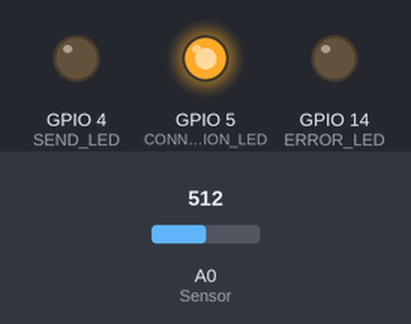
Bench run of a sketch on a simulated ESP8266 (NodeMCU). On the bench: output pins drawn as LEDs (lit = HIGH). Inputs (shaded band) come from the test bench; at power-on: A0 (Sensor) = 512. WiFi joins after 1.5 s; servers stay silent unless stated; uploads are accepted with an empty reply; what the sketch prints to the serial monitor is not drawn.

Above: at 1.75 s.
Timing chart, 0 to 4.7 s (numbered marks = the images above):
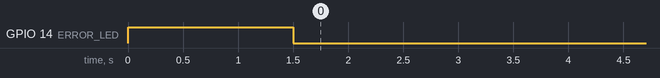

The sketch:

WiFiModule.ino
```cpp
#include <ESP8266HTTPClient.h>
#include <ESP8266WiFi.h>
#include <ArduinoJson.h>
#include <Ticker.h>
#include <SoftwareSerial.h>

//==================Network settings==========================
#define ssid "ssid"
#define password "password"
#define wifiConnectionAttempts 10

//==================Pins definitions=============================
#define ERROR_LED 14
#define CONNECTION_LED 5
#define SEND_LED 4

#define RXPin 12
#define TXPin 13
#define GPSBaud 115200

//==================Constants for REST API========================
#define API_ADDRESS "http://inzynierkawebapi.azurewebsites.net/api/"
#define PULSE_ENDPOINT "Sensors/pulse"
#define GPS_ENDPOINT "Sensors/location"
#define CREDENTIALS_ENDPOINT "controller/getCredentials"

int playerId = 0;
int gameId = 0;
long startTime = 0;

// The Ticker/flipper routine
Ticker flipper;

//open software serial port for GPS connection
SoftwareSerial gpsSerial(RXPin, TXPin);

// these variables are volatile because they are used during the interrupt service routine!
volatile int Signal;                // holds the incoming raw data
volatile int IBI = 600;             // holds the time between beats, must be seeded!
volatile boolean Pulse = false;

void setup() {
  //set each pin modes
  pinMode(CONNECTION_LED, OUTPUT);
  pinMode(SEND_LED, OUTPUT);
  pinMode(ERROR_LED, OUTPUT);

  //set voltage levels to LEDs
  digitalWrite(CONNECTION_LED, LOW);
  digitalWrite(SEND_LED, LOW);
  digitalWrite(ERROR_LED, HIGH);

  Serial.begin(115200);
  if(connectToWiFi()) {
    digitalWrite(ERROR_LED, LOW);
    Serial.println("");
    Serial.println("WiFi connected");
    Serial.println("IP address: ");
    Serial.println(WiFi.localIP());
    Serial.println(WiFi.macAddress());
    boolean toggle = false;
    int attempt = 0;
    if(WiFi.status() == WL_CONNECTED) {
      while((!getCredentials()) && (attempt < 50)) {
        if(toggle) {
          digitalWrite(CONNECTION_LED, HIGH);
          toggle = false;
        }
        else {
          digitalWrite(CONNECTION_LED, LOW);
          toggle = true;
        }
        attempt++;
        delay(100);
      }
    }
  }
  if(startTime != 0) {
    digitalWrite(CONNECTION_LED, HIGH);
    interruptSetup();
  }
}

boolean connectToWiFi() {
  Serial.print("Connecting to ");
  Serial.println(ssid);
  WiFi.mode(WIFI_STA);
  WiFi.begin(ssid, password);
  int attempt = 0;
  while (WiFi.status() != WL_CONNECTED && attempt++ < wifiConnectionAttempts) {
    delay(500);
    Serial.print(".");
  }
  return WiFi.status() == WL_CONNECTED;
}

void loop() {
  digitalWrite(SEND_LED, LOW);
  if(WiFi.status() == WL_CONNECTED && (startTime != 0)) {
    //sendGPSData(LAT, LNG);
    sendPulseData(Signal);
  }
  else {
    digitalWrite(CONNECTION_LED, LOW);
    digitalWrite(ERROR_LED, HIGH);
  }
  delay(1);
}

boolean getCredentials() {
  Serial.println("Getting credentials...");
  String response;
  boolean responseCode = sendGetRequest(CREDENTIALS_ENDPOINT, "mac=" + WiFi.macAddress(), response);
  if(responseCode) {
    StaticJsonBuffer<200> jsonBuffer;
    JsonObject& credentials = jsonBuffer.parseObject(response);
    playerId = credentials["playerId"];
    gameId = credentials["gameId"];
    startTime = credentials["serverTime"];
    startTime -= millis();
    Serial.printf("Czas startu po synchronizacji: %d\n", startTime);
    Serial.println(response);
  }
  return responseCode;
}

boolean sendGPSData(double latitude, double longitude) {
  StaticJsonBuffer<200> jsonBuffer;
  JsonObject& gpsData = jsonBuffer.createObject();
  gpsData["lat"] = latitude;
  gpsData["lng"] = longitude;
  gpsData["playerId"] = playerId;
  gpsData["gameId"] = gameId;
  String jsonStr;
  gpsData.printTo(jsonStr);
  String response;
  boolean responseCode = sendPostRequest(GPS_ENDPOINT, jsonStr, response);
  digitalWrite(SEND_LED, HIGH);
  //Serial.println(response);
  return responseCode;
}

boolean sendPulseData(int data) {
  StaticJsonBuffer<200> jsonBuffer;
  JsonObject& pulseData = jsonBuffer.createObject();
  pulseData["playerId"] = playerId;
  pulseData["value"] = data;
  pulseData["gameId"] = gameId;
  String jsonStr;
  pulseData.printTo(jsonStr);
  String response;
  boolean responseCode = sendPostRequest(PULSE_ENDPOINT, jsonStr, response);
  digitalWrite(SEND_LED, HIGH);
  //Serial.println(response);
  return responseCode;
}

boolean sendGetRequest(String endpoint, String query, String& response) {
  HTTPClient http;
  http.begin(API_ADDRESS + endpoint + '?' + query);
  http.addHeader("Content-Type", "application/json");
  int httpCode = http.GET();
  Serial.println(httpCode);
  if(httpCode > 0) {
    response = http.getString();
    if(httpCode == HTTP_CODE_OK) {
      return true;
    }
    else {
      return false;
    }
  }
  else {
    response = http.errorToString(httpCode);
    return false;
  }
}

boolean sendPostRequest(String endpoint, String body, String& response) {
  HTTPClient http;
  http.begin(API_ADDRESS + endpoint);
  http.addHeader("Content-Type", "application/json");
  int httpCode = http.POST(body);
  Serial.println(endpoint + ": " + httpCode);
  if(httpCode > 0) {
    response = http.getString();
    if(httpCode == HTTP_CODE_OK) {
      return true;
    }
    else {
      return false;
    }
  }
  else {
    response = http.errorToString(httpCode);
    return false;
  }
}
```

Interrupt.ino
```cpp
volatile int rate[10];                    // array to hold last ten IBI values
volatile unsigned long sampleCounter = 0; // used to determine pulse timing
volatile unsigned long lastBeatTime = 0;  // used to find IBI
volatile int P =512;                      // used to find peak in pulse wave, seeded
volatile int T = 512;                     // used to find trough in pulse wave, seeded
volatile int thresh = 512;                // used to find instant moment of heart beat, seeded
volatile int amp = 100;                   // used to hold amplitude of pulse waveform, seeded
volatile boolean firstBeat = true;        // used to seed rate array so we startup with reasonable BPM
volatile boolean secondBeat = false;      // used to seed rate array so we startup with reasonable BPM


void interruptSetup(){
  flipper.attach_ms(2, ISRTr);
}

void ISRTr(){                         // triggered when flipper fires....
  cli();                               // disable interrupts while we do this
  Signal = analogRead(A0);              // read the Pulse Sensor
  sampleCounter += 2;                         // keep track of the time in mS with this variable
  int N = sampleCounter - lastBeatTime;       // monitor the time since the last beat to avoid noise

    //  find the peak and trough of the pulse wave
  if(Signal < thresh && N > (IBI/5)*3){       // avoid dichrotic noise by waiting 3/5 of last IBI
    if (Signal < T){                        // T is the trough
      T = Signal;                         // keep track of lowest point in pulse wave
    }
  }

  if(Signal > thresh && Signal > P){          // thresh condition helps avoid noise
    P = Signal;                             // P is the peak
  }                                        // keep track of highest point in pulse wave

  if (Signal < thresh && Pulse == true){   // when the values are going down, the beat is over
    Pulse = false;                         // reset the Pulse flag so we can do it again
    amp = P - T;                           // get amplitude of the pulse wave
    thresh = amp/2 + T;                    // set thresh at 50% of the amplitude
    P = thresh;                            // reset these for next time
    T = thresh;
  }

  if (N > 2500){                           // if 2.5 seconds go by without a beat
    thresh = 512;                          // set thresh default
    P = 512;                               // set P default
    T = 512;                               // set T default
    lastBeatTime = sampleCounter;          // bring the lastBeatTime up to date
    firstBeat = true;                      // set these to avoid noise
    secondBeat = false;                    // when we get the heartbeat back
  }

  sei();                                   // enable interrupts when youre done!
}// end isr
```
